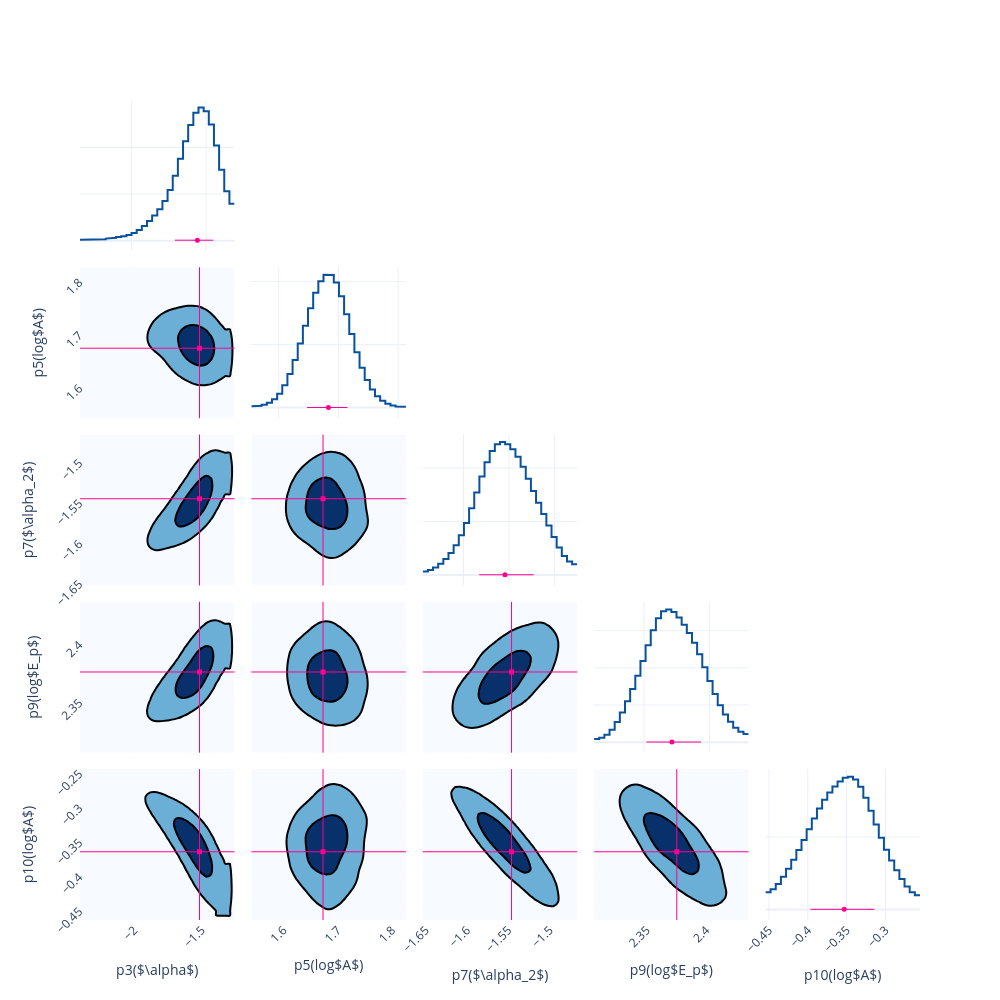

The notebook cell this image was saved under:
### Code cell
fig = Plot.post_corner(post, ploter='plotly')
fig.save(f'{savepath}/corner')

### Figure 1 — Plotly figure (JSON) as saved in the notebook; plotly's stock layout.template omitted (floating-point values rounded to 4 significant figures; data arrays with more than 128 entries replaced by an {"elided": "..."} marker saying what was removed)
{"data": [{"line": {"color": "#08519c", "width": 2}, "mode": "lines", "name": "p3($\\alpha$)", "showlegend": false, "type": "scatter", "x": [-2.348, -2.313, -2.313, -2.278, -2.278, -2.244, -2.244, -2.209, -2.209, -2.174, -2.174, -2.14, -2.14, -2.105, -2.105, -2.07, -2.07, -2.036, -2.036, -2.001, -2.001, -1.966, -1.966, -1.932, -1.932, -1.897, -1.897, -1.862, -1.862, -1.828, -1.828, -1.793, -1.793, -1.758, -1.758, -1.724, -1.724, -1.689, -1.689, -1.654, -1.654, -1.62, -1.62, -1.585, -1.585, -1.55, -1.55, -1.516, -1.516, -1.481, -1.481, -1.446, -1.446, -1.412, -1.412, -1.377, -1.377, -1.342, -1.342, -1.308], "xaxis": "x", "y": [0.01817, 0.01817, 0.01775, 0.01775, 0.01864, 0.01864, 0.02299, 0.02299, 0.03196, 0.03196, 0.04503, 0.04503, 0.06037, 0.06037, 0.07648, 0.07648, 0.09484, 0.09484, 0.1213, 0.1213, 0.1642, 0.1642, 0.2297, 0.2297, 0.3175, 0.3175, 0.4219, 0.4219, 0.5388, 0.5388, 0.6751, 0.6751, 0.8503, 0.8503, 1.087, 1.087, 1.394, 1.394, 1.755, 1.755, 2.135, 2.135, 2.483, 2.483, 2.742, 2.742, 2.856, 2.856, 2.779, 2.779, 2.494, 2.494, 2.042, 2.042, 1.52, 1.52, 1.061, 1.061, 0.7929, 0.7929], "yaxis": "y"}, {"line": {"color": "#08519c", "width": 2}, "mode": "lines", "name": "p5(log$A$)", "showlegend": false, "type": "scatter", "x": [1.554, 1.563, 1.563, 1.571, 1.571, 1.58, 1.58, 1.589, 1.589, 1.597, 1.597, 1.606, 1.606, 1.614, 1.614, 1.623, 1.623, 1.632, 1.632, 1.64, 1.64, 1.649, 1.649, 1.658, 1.658, 1.666, 1.666, 1.675, 1.675, 1.684, 1.684, 1.692, 1.692, 1.701, 1.701, 1.709, 1.709, 1.718, 1.718, 1.727, 1.727, 1.735, 1.735, 1.744, 1.744, 1.753, 1.753, 1.761, 1.761, 1.77, 1.77, 1.778, 1.778, 1.787, 1.787, 1.796, 1.796, 1.804, 1.804, 1.813], "xaxis": "x7", "y": [0.112, 0.112, 0.1483, 0.1483, 0.2325, 0.2325, 0.3905, 0.3905, 0.6655, 0.6655, 1.11, 1.11, 1.771, 1.771, 2.667, 2.667, 3.787, 3.787, 5.089, 5.089, 6.492, 6.492, 7.881, 7.881, 9.111, 9.111, 10.04, 10.04, 10.54, 10.54, 10.52, 10.52, 9.936, 9.936, 8.844, 8.844, 7.405, 7.405, 5.849, 5.849, 4.39, 4.39, 3.158, 3.158, 2.184, 2.184, 1.447, 1.447, 0.9109, 0.9109, 0.54, 0.54, 0.3007, 0.3007, 0.1602, 0.1602, 0.08811, 0.08811, 0.05959, 0.05959], "yaxis": "y7"}, {"colorscale": [[0, "rgb(247,251,255)"], [0.125, "rgb(222,235,247)"], [0.25, "rgb(198,219,239)"], [0.375, "rgb(158,202,225)"], [0.5, "rgb(107,174,214)"], [0.625, "rgb(66,146,198)"], [0.75, "rgb(33,113,181)"], [0.875, "rgb(8,81,156)"], [1, "rgb(8,48,107)"]], "contours": {"end": 0.005633, "size": 0.004411, "start": 0.001222}, "line": {"width": 2}, "name": "p3($\\alpha$)&p5(log$A$)", "ncontours": 2, "showlegend": false, "showscale": false, "type": "contour", "x": [-2.4, -2.365, -2.33, -2.296, -2.261, -2.226, -2.192, -2.157, -2.122, -2.088, -2.053, -2.018, -1.984, -1.949, -1.914, -1.88, -1.845, -1.81, -1.776, -1.741, -1.706, -1.672, -1.637, -1.602, -1.568, -1.533, -1.498, -1.464, -1.429, -1.394, -1.36, -1.325, -1.29, -1.256], "xaxis": "x6", "y": [1.541, 1.55, 1.558, 1.567, 1.576, 1.584, 1.593, 1.602, 1.61, 1.619, 1.627, 1.636, 1.645, 1.653, 1.662, 1.671, 1.679, 1.688, 1.696, 1.705, 1.714, 1.722, 1.731, 1.74, 1.748, 1.757, 1.766, 1.774, 1.783, 1.791, 1.8, 1.809, 1.817, 1.826], "yaxis": "y6", "z": {"elided": "34x34 float values"}}, {"line": {"color": "#08519c", "width": 2}, "mode": "lines", "name": "p7($\\alpha_2$)", "showlegend": false, "type": "scatter", "x": [-1.645, -1.639, -1.639, -1.634, -1.634, -1.628, -1.628, -1.622, -1.622, -1.617, -1.617, -1.611, -1.611, -1.605, -1.605, -1.6, -1.6, -1.594, -1.594, -1.588, -1.588, -1.583, -1.583, -1.577, -1.577, -1.571, -1.571, -1.566, -1.566, -1.56, -1.56, -1.554, -1.554, -1.549, -1.549, -1.543, -1.543, -1.537, -1.537, -1.532, -1.532, -1.526, -1.526, -1.52, -1.52, -1.515, -1.515, -1.509, -1.509, -1.503, -1.503, -1.498, -1.498, -1.492, -1.492, -1.486, -1.486, -1.481, -1.481, -1.475], "xaxis": "x13", "y": [0.3202, 0.3202, 0.4452, 0.4452, 0.688, 0.688, 1.037, 1.037, 1.488, 1.488, 2.055, 2.055, 2.777, 2.777, 3.703, 3.703, 4.863, 4.863, 6.232, 6.232, 7.722, 7.722, 9.205, 9.205, 10.54, 10.54, 11.6, 11.6, 12.24, 12.24, 12.43, 12.43, 12.24, 12.24, 11.77, 11.77, 11.06, 11.06, 10.12, 10.12, 9.003, 9.003, 7.847, 7.847, 6.751, 6.751, 5.7, 5.7, 4.631, 4.631, 3.552, 3.552, 2.562, 2.562, 1.776, 1.776, 1.251, 1.251, 0.9942, 0.9942], "yaxis": "y13"}, {"colorscale": [[0, "rgb(247,251,255)"], [0.125, "rgb(222,235,247)"], [0.25, "rgb(198,219,239)"], [0.375, "rgb(158,202,225)"], [0.5, "rgb(107,174,214)"], [0.625, "rgb(66,146,198)"], [0.75, "rgb(33,113,181)"], [0.875, "rgb(8,81,156)"], [1, "rgb(8,48,107)"]], "contours": {"end": 0.006128, "size": 0.004644, "start": 0.001483}, "line": {"width": 2}, "name": "p3($\\alpha$)&p7($\\alpha_2$)", "ncontours": 2, "showlegend": false, "showscale": false, "type": "contour", "x": [-2.4, -2.365, -2.33, -2.296, -2.261, -2.226, -2.192, -2.157, -2.122, -2.088, -2.053, -2.018, -1.984, -1.949, -1.914, -1.88, -1.845, -1.81, -1.776, -1.741, -1.706, -1.672, -1.637, -1.602, -1.568, -1.533, -1.498, -1.464, -1.429, -1.394, -1.36, -1.325, -1.29, -1.256], "xaxis": "x11", "y": [-1.653, -1.648, -1.642, -1.636, -1.631, -1.625, -1.619, -1.614, -1.608, -1.602, -1.597, -1.591, -1.585, -1.58, -1.574, -1.568, -1.563, -1.557, -1.551, -1.546, -1.54, -1.534, -1.529, -1.523, -1.517, -1.512, -1.506, -1.5, -1.495, -1.489, -1.483, -1.478, -1.472, -1.466], "yaxis": "y11", "z": {"elided": "34x34 float values"}}, {"colorscale": [[0, "rgb(247,251,255)"], [0.125, "rgb(222,235,247)"], [0.25, "rgb(198,219,239)"], [0.375, "rgb(158,202,225)"], [0.5, "rgb(107,174,214)"], [0.625, "rgb(66,146,198)"], [0.75, "rgb(33,113,181)"], [0.875, "rgb(8,81,156)"], [1, "rgb(8,48,107)"]], "contours": {"end": 0.003939, "size": 0.002994, "start": 0.000945}, "line": {"width": 2}, "name": "p5(log$A$)&p7($\\alpha_2$)", "ncontours": 2, "showlegend": false, "showscale": false, "type": "contour", "x": [1.541, 1.55, 1.558, 1.567, 1.576, 1.584, 1.593, 1.602, 1.61, 1.619, 1.627, 1.636, 1.645, 1.653, 1.662, 1.671, 1.679, 1.688, 1.696, 1.705, 1.714, 1.722, 1.731, 1.74, 1.748, 1.757, 1.766, 1.774, 1.783, 1.791, 1.8, 1.809, 1.817, 1.826], "xaxis": "x12", "y": [-1.653, -1.648, -1.642, -1.636, -1.631, -1.625, -1.619, -1.614, -1.608, -1.602, -1.597, -1.591, -1.585, -1.58, -1.574, -1.568, -1.563, -1.557, -1.551, -1.546, -1.54, -1.534, -1.529, -1.523, -1.517, -1.512, -1.506, -1.5, -1.495, -1.489, -1.483, -1.478, -1.472, -1.466], "yaxis": "y12", "z": {"elided": "34x34 float values"}}, {"line": {"color": "#08519c", "width": 2}, "mode": "lines", "name": "p9(log$E_p$)", "showlegend": false, "type": "scatter", "x": [2.312, 2.316, 2.316, 2.32, 2.32, 2.324, 2.324, 2.327, 2.327, 2.331, 2.331, 2.335, 2.335, 2.339, 2.339, 2.343, 2.343, 2.347, 2.347, 2.351, 2.351, 2.355, 2.355, 2.359, 2.359, 2.363, 2.363, 2.367, 2.367, 2.371, 2.371, 2.375, 2.375, 2.379, 2.379, 2.383, 2.383, 2.387, 2.387, 2.391, 2.391, 2.395, 2.395, 2.398, 2.398, 2.402, 2.402, 2.406, 2.406, 2.41, 2.41, 2.414, 2.414, 2.418, 2.418, 2.422, 2.422, 2.426, 2.426, 2.43], "xaxis": "x19", "y": [0.4178, 0.4178, 0.5847, 0.5847, 0.978, 0.978, 1.673, 1.673, 2.695, 2.695, 3.996, 3.996, 5.493, 5.493, 7.141, 7.141, 8.947, 8.947, 10.93, 10.93, 13.03, 13.03, 15.04, 15.04, 16.67, 16.67, 17.63, 17.63, 17.86, 17.86, 17.51, 17.51, 16.77, 16.77, 15.8, 15.8, 14.67, 14.67, 13.36, 13.36, 11.82, 11.82, 10.08, 10.08, 8.239, 8.239, 6.486, 6.486, 4.968, 4.968, 3.726, 3.726, 2.725, 2.725, 1.941, 1.941, 1.39, 1.39, 1.104, 1.104], "yaxis": "y19"}, {"colorscale": [[0, "rgb(247,251,255)"], [0.125, "rgb(222,235,247)"], [0.25, "rgb(198,219,239)"], [0.375, "rgb(158,202,225)"], [0.5, "rgb(107,174,214)"], [0.625, "rgb(66,146,198)"], [0.75, "rgb(33,113,181)"], [0.875, "rgb(8,81,156)"], [1, "rgb(8,48,107)"]], "contours": {"end": 0.005738, "size": 0.004365, "start": 0.001374}, "line": {"width": 2}, "name": "p3($\\alpha$)&p9(log$E_p$)", "ncontours": 2, "showlegend": false, "showscale": false, "type": "contour", "x": [-2.4, -2.365, -2.33, -2.296, -2.261, -2.226, -2.192, -2.157, -2.122, -2.088, -2.053, -2.018, -1.984, -1.949, -1.914, -1.88, -1.845, -1.81, -1.776, -1.741, -1.706, -1.672, -1.637, -1.602, -1.568, -1.533, -1.498, -1.464, -1.429, -1.394, -1.36, -1.325, -1.29, -1.256], "xaxis": "x16", "y": [2.306, 2.31, 2.314, 2.318, 2.322, 2.326, 2.329, 2.333, 2.337, 2.341, 2.345, 2.349, 2.353, 2.357, 2.361, 2.365, 2.369, 2.373, 2.377, 2.381, 2.385, 2.389, 2.393, 2.396, 2.4, 2.404, 2.408, 2.412, 2.416, 2.42, 2.424, 2.428, 2.432, 2.436], "yaxis": "y16", "z": {"elided": "34x34 float values"}}, {"colorscale": [[0, "rgb(247,251,255)"], [0.125, "rgb(222,235,247)"], [0.25, "rgb(198,219,239)"], [0.375, "rgb(158,202,225)"], [0.5, "rgb(107,174,214)"], [0.625, "rgb(66,146,198)"], [0.75, "rgb(33,113,181)"], [0.875, "rgb(8,81,156)"], [1, "rgb(8,48,107)"]], "contours": {"end": 0.003992, "size": 0.003021, "start": 0.0009718}, "line": {"width": 2}, "name": "p5(log$A$)&p9(log$E_p$)", "ncontours": 2, "showlegend": false, "showscale": false, "type": "contour", "x": [1.541, 1.55, 1.558, 1.567, 1.576, 1.584, 1.593, 1.602, 1.61, 1.619, 1.627, 1.636, 1.645, 1.653, 1.662, 1.671, 1.679, 1.688, 1.696, 1.705, 1.714, 1.722, 1.731, 1.74, 1.748, 1.757, 1.766, 1.774, 1.783, 1.791, 1.8, 1.809, 1.817, 1.826], "xaxis": "x17", "y": [2.306, 2.31, 2.314, 2.318, 2.322, 2.326, 2.329, 2.333, 2.337, 2.341, 2.345, 2.349, 2.353, 2.357, 2.361, 2.365, 2.369, 2.373, 2.377, 2.381, 2.385, 2.389, 2.393, 2.396, 2.4, 2.404, 2.408, 2.412, 2.416, 2.42, 2.424, 2.428, 2.432, 2.436], "yaxis": "y17", "z": {"elided": "34x34 float values"}}, {"colorscale": [[0, "rgb(247,251,255)"], [0.125, "rgb(222,235,247)"], [0.25, "rgb(198,219,239)"], [0.375, "rgb(158,202,225)"], [0.5, "rgb(107,174,214)"], [0.625, "rgb(66,146,198)"], [0.75, "rgb(33,113,181)"], [0.875, "rgb(8,81,156)"], [1, "rgb(8,48,107)"]], "contours": {"end": 0.003907, "size": 0.002984, "start": 0.0009228}, "line": {"width": 2}, "name": "p7($\\alpha_2$)&p9(log$E_p$)", "ncontours": 2, "showlegend": false, "showscale": false, "type": "contour", "x": [-1.653, -1.648, -1.642, -1.636, -1.631, -1.625, -1.619, -1.614, -1.608, -1.602, -1.597, -1.591, -1.585, -1.58, -1.574, -1.568, -1.563, -1.557, -1.551, -1.546, -1.54, -1.534, -1.529, -1.523, -1.517, -1.512, -1.506, -1.5, -1.495, -1.489, -1.483, -1.478, -1.472, -1.466], "xaxis": "x18", "y": [2.306, 2.31, 2.314, 2.318, 2.322, 2.326, 2.329, 2.333, 2.337, 2.341, 2.345, 2.349, 2.353, 2.357, 2.361, 2.365, 2.369, 2.373, 2.377, 2.381, 2.385, 2.389, 2.393, 2.396, 2.4, 2.404, 2.408, 2.412, 2.416, 2.42, 2.424, 2.428, 2.432, 2.436], "yaxis": "y18", "z": {"elided": "34x34 float values"}}, {"line": {"color": "#08519c", "width": 2}, "mode": "lines", "name": "p10(log$A$)", "showlegend": false, "type": "scatter", "x": [-0.4546, -0.4479, -0.4479, -0.4413, -0.4413, -0.4346, -0.4346, -0.428, -0.428, -0.4214, -0.4214, -0.4147, -0.4147, -0.4081, -0.4081, -0.4014, -0.4014, -0.3948, -0.3948, -0.3881, -0.3881, -0.3815, -0.3815, -0.3749, -0.3749, -0.3682, -0.3682, -0.3616, -0.3616, -0.3549, -0.3549, -0.3483, -0.3483, -0.3416, -0.3416, -0.335, -0.335, -0.3284, -0.3284, -0.3217, -0.3217, -0.3151, -0.3151, -0.3084, -0.3084, -0.3018, -0.3018, -0.2951, -0.2951, -0.2885, -0.2885, -0.2819, -0.2819, -0.2752, -0.2752, -0.2686, -0.2686, -0.2619, -0.2619, -0.2553], "xaxis": "x25", "y": [1.181, 1.181, 1.389, 1.389, 1.764, 1.764, 2.253, 2.253, 2.817, 2.817, 3.435, 3.435, 4.097, 4.097, 4.8, 4.8, 5.536, 5.536, 6.277, 6.277, 6.972, 6.972, 7.572, 7.572, 8.065, 8.065, 8.478, 8.478, 8.831, 8.831, 9.091, 9.091, 9.164, 9.164, 8.963, 8.963, 8.461, 8.461, 7.711, 7.711, 6.811, 6.811, 5.861, 5.861, 4.944, 4.944, 4.113, 4.113, 3.376, 3.376, 2.712, 2.712, 2.106, 2.106, 1.582, 1.582, 1.191, 1.191, 0.9832, 0.9832], "yaxis": "y25"}, {"colorscale": [[0, "rgb(247,251,255)"], [0.125, "rgb(222,235,247)"], [0.25, "rgb(198,219,239)"], [0.375, "rgb(158,202,225)"], [0.5, "rgb(107,174,214)"], [0.625, "rgb(66,146,198)"], [0.75, "rgb(33,113,181)"], [0.875, "rgb(8,81,156)"], [1, "rgb(8,48,107)"]], "contours": {"end": 0.005866, "size": 0.004303, "start": 0.001563}, "line": {"width": 2}, "name": "p3($\\alpha$)&p10(log$A$)", "ncontours": 2, "showlegend": false, "showscale": false, "type": "contour", "x": [-2.4, -2.365, -2.33, -2.296, -2.261, -2.226, -2.192, -2.157, -2.122, -2.088, -2.053, -2.018, -1.984, -1.949, -1.914, -1.88, -1.845, -1.81, -1.776, -1.741, -1.706, -1.672, -1.637, -1.602, -1.568, -1.533, -1.498, -1.464, -1.429, -1.394, -1.36, -1.325, -1.29, -1.256], "xaxis": "x21", "y": [-0.4645, -0.4579, -0.4512, -0.4446, -0.438, -0.4313, -0.4247, -0.418, -0.4114, -0.4047, -0.3981, -0.3915, -0.3848, -0.3782, -0.3715, -0.3649, -0.3582, -0.3516, -0.345, -0.3383, -0.3317, -0.325, -0.3184, -0.3117, -0.3051, -0.2985, -0.2918, -0.2852, -0.2785, -0.2719, -0.2652, -0.2586, -0.252, -0.2453], "yaxis": "y21", "z": {"elided": "34x34 float values"}}, {"colorscale": [[0, "rgb(247,251,255)"], [0.125, "rgb(222,235,247)"], [0.25, "rgb(198,219,239)"], [0.375, "rgb(158,202,225)"], [0.5, "rgb(107,174,214)"], [0.625, "rgb(66,146,198)"], [0.75, "rgb(33,113,181)"], [0.875, "rgb(8,81,156)"], [1, "rgb(8,48,107)"]], "contours": {"end": 0.003423, "size": 0.002526, "start": 0.0008973}, "line": {"width": 2}, "name": "p5(log$A$)&p10(log$A$)", "ncontours": 2, "showlegend": false, "showscale": false, "type": "contour", "x": [1.541, 1.55, 1.558, 1.567, 1.576, 1.584, 1.593, 1.602, 1.61, 1.619, 1.627, 1.636, 1.645, 1.653, 1.662, 1.671, 1.679, 1.688, 1.696, 1.705, 1.714, 1.722, 1.731, 1.74, 1.748, 1.757, 1.766, 1.774, 1.783, 1.791, 1.8, 1.809, 1.817, 1.826], "xaxis": "x22", "y": [-0.4645, -0.4579, -0.4512, -0.4446, -0.438, -0.4313, -0.4247, -0.418, -0.4114, -0.4047, -0.3981, -0.3915, -0.3848, -0.3782, -0.3715, -0.3649, -0.3582, -0.3516, -0.345, -0.3383, -0.3317, -0.325, -0.3184, -0.3117, -0.3051, -0.2985, -0.2918, -0.2852, -0.2785, -0.2719, -0.2652, -0.2586, -0.252, -0.2453], "yaxis": "y22", "z": {"elided": "34x34 float values"}}, {"colorscale": [[0, "rgb(247,251,255)"], [0.125, "rgb(222,235,247)"], [0.25, "rgb(198,219,239)"], [0.375, "rgb(158,202,225)"], [0.5, "rgb(107,174,214)"], [0.625, "rgb(66,146,198)"], [0.75, "rgb(33,113,181)"], [0.875, "rgb(8,81,156)"], [1, "rgb(8,48,107)"]], "contours": {"end": 0.005138, "size": 0.003847, "start": 0.001291}, "line": {"width": 2}, "name": "p7($\\alpha_2$)&p10(log$A$)", "ncontours": 2, "showlegend": false, "showscale": false, "type": "contour", "x": [-1.653, -1.648, -1.642, -1.636, -1.631, -1.625, -1.619, -1.614, -1.608, -1.602, -1.597, -1.591, -1.585, -1.58, -1.574, -1.568, -1.563, -1.557, -1.551, -1.546, -1.54, -1.534, -1.529, -1.523, -1.517, -1.512, -1.506, -1.5, -1.495, -1.489, -1.483, -1.478, -1.472, -1.466], "xaxis": "x23", "y": [-0.4645, -0.4579, -0.4512, -0.4446, -0.438, -0.4313, -0.4247, -0.418, -0.4114, -0.4047, -0.3981, -0.3915, -0.3848, -0.3782, -0.3715, -0.3649, -0.3582, -0.3516, -0.345, -0.3383, -0.3317, -0.325, -0.3184, -0.3117, -0.3051, -0.2985, -0.2918, -0.2852, -0.2785, -0.2719, -0.2652, -0.2586, -0.252, -0.2453], "yaxis": "y23", "z": {"elided": "34x34 float values"}}, {"colorscale": [[0, "rgb(247,251,255)"], [0.125, "rgb(222,235,247)"], [0.25, "rgb(198,219,239)"], [0.375, "rgb(158,202,225)"], [0.5, "rgb(107,174,214)"], [0.625, "rgb(66,146,198)"], [0.75, "rgb(33,113,181)"], [0.875, "rgb(8,81,156)"], [1, "rgb(8,48,107)"]], "contours": {"end": 0.003835, "size": 0.002856, "start": 0.0009786}, "line": {"width": 2}, "name": "p9(log$E_p$)&p10(log$A$)", "ncontours": 2, "showlegend": false, "showscale": false, "type": "contour", "x": [2.306, 2.31, 2.314, 2.318, 2.322, 2.326, 2.329, 2.333, 2.337, 2.341, 2.345, 2.349, 2.353, 2.357, 2.361, 2.365, 2.369, 2.373, 2.377, 2.381, 2.385, 2.389, 2.393, 2.396, 2.4, 2.404, 2.408, 2.412, 2.416, 2.42, 2.424, 2.428, 2.432, 2.436], "xaxis": "x24", "y": [-0.4645, -0.4579, -0.4512, -0.4446, -0.438, -0.4313, -0.4247, -0.418, -0.4114, -0.4047, -0.3981, -0.3915, -0.3848, -0.3782, -0.3715, -0.3649, -0.3582, -0.3516, -0.345, -0.3383, -0.3317, -0.325, -0.3184, -0.3117, -0.3051, -0.2985, -0.2918, -0.2852, -0.2785, -0.2719, -0.2652, -0.2586, -0.252, -0.2453], "yaxis": "y24", "z": {"elided": "34x34 float values"}}, {"error_x": {"array": [0.1077], "arrayminus": [0.1513], "color": "#FF0092", "symmetric": false, "thickness": 1, "type": "data", "width": 0}, "marker": {"color": "#FF0092", "size": 5, "symbol": "circle"}, "mode": "markers", "name": "p3($\\alpha$)", "showlegend": false, "type": "scatter", "x": [-1.558], "xaxis": "x", "y": [0.01], "yaxis": "y"}, {"error_x": {"array": [0.03192], "arrayminus": [0.03571], "color": "#FF0092", "symmetric": false, "thickness": 1, "type": "data", "width": 0}, "marker": {"color": "#FF0092", "size": 5, "symbol": "circle"}, "mode": "markers", "name": "p5(log$A$)", "showlegend": false, "type": "scatter", "x": [1.683], "xaxis": "x7", "y": [0.01], "yaxis": "y7"}, {"error_x": {"array": [0.0317], "arrayminus": [0.02821], "color": "#FF0092", "symmetric": false, "thickness": 1, "type": "data", "width": 0}, "marker": {"color": "#FF0092", "size": 5, "symbol": "circle"}, "mode": "markers", "name": "p7($\\alpha_2$)", "showlegend": false, "type": "scatter", "x": [-1.554], "xaxis": "x13", "y": [0.01], "yaxis": "y13"}, {"error_x": {"array": [0.02228], "arrayminus": [0.01957], "color": "#FF0092", "symmetric": false, "thickness": 1, "type": "data", "width": 0}, "marker": {"color": "#FF0092", "size": 5, "symbol": "circle"}, "mode": "markers", "name": "p9(log$E_p$)", "showlegend": false, "type": "scatter", "x": [2.371], "xaxis": "x19", "y": [0.01], "yaxis": "y19"}, {"error_x": {"array": [0.03902], "arrayminus": [0.04351], "color": "#FF0092", "symmetric": false, "thickness": 1, "type": "data", "width": 0}, "marker": {"color": "#FF0092", "size": 5, "symbol": "circle"}, "mode": "markers", "name": "p10(log$A$)", "showlegend": false, "type": "scatter", "x": [-0.353], "xaxis": "x25", "y": [0.01], "yaxis": "y25"}, {"marker": {"color": "#FF0092", "size": 5, "symbol": "square"}, "mode": "markers", "name": "p3($\\alpha$)&p5(log$A$)", "showlegend": false, "type": "scatter", "x": [-1.515], "xaxis": "x6", "y": [1.673], "yaxis": "y6"}, {"marker": {"color": "#FF0092", "size": 5, "symbol": "square"}, "mode": "markers", "name": "p3($\\alpha$)&p7($\\alpha_2$)", "showlegend": false, "type": "scatter", "x": [-1.515], "xaxis": "x11", "y": [-1.546], "yaxis": "y11"}, {"marker": {"color": "#FF0092", "size": 5, "symbol": "square"}, "mode": "markers", "name": "p5(log$A$)&p7($\\alpha_2$)", "showlegend": false, "type": "scatter", "x": [1.673], "xaxis": "x12", "y": [-1.546], "yaxis": "y12"}, {"marker": {"color": "#FF0092", "size": 5, "symbol": "square"}, "mode": "markers", "name": "p3($\\alpha$)&p9(log$E_p$)", "showlegend": false, "type": "scatter", "x": [-1.515], "xaxis": "x16", "y": [2.375], "yaxis": "y16"}, {"marker": {"color": "#FF0092", "size": 5, "symbol": "square"}, "mode": "markers", "name": "p5(log$A$)&p9(log$E_p$)", "showlegend": false, "type": "scatter", "x": [1.673], "xaxis": "x17", "y": [2.375], "yaxis": "y17"}, {"marker": {"color": "#FF0092", "size": 5, "symbol": "square"}, "mode": "markers", "name": "p7($\\alpha_2$)&p9(log$E_p$)", "showlegend": false, "type": "scatter", "x": [-1.546], "xaxis": "x18", "y": [2.375], "yaxis": "y18"}, {"marker": {"color": "#FF0092", "size": 5, "symbol": "square"}, "mode": "markers", "name": "p3($\\alpha$)&p10(log$A$)", "showlegend": false, "type": "scatter", "x": [-1.515], "xaxis": "x21", "y": [-0.3654], "yaxis": "y21"}, {"marker": {"color": "#FF0092", "size": 5, "symbol": "square"}, "mode": "markers", "name": "p5(log$A$)&p10(log$A$)", "showlegend": false, "type": "scatter", "x": [1.673], "xaxis": "x22", "y": [-0.3654], "yaxis": "y22"}, {"marker": {"color": "#FF0092", "size": 5, "symbol": "square"}, "mode": "markers", "name": "p7($\\alpha_2$)&p10(log$A$)", "showlegend": false, "type": "scatter", "x": [-1.546], "xaxis": "x23", "y": [-0.3654], "yaxis": "y23"}, {"marker": {"color": "#FF0092", "size": 5, "symbol": "square"}, "mode": "markers", "name": "p9(log$E_p$)&p10(log$A$)", "showlegend": false, "type": "scatter", "x": [2.375], "xaxis": "x24", "y": [-0.3654], "yaxis": "y24"}], "layout": {"height": 1000, "shapes": [{"line": {"color": "#FF0092", "width": 1}, "type": "line", "x0": -1.515, "x1": -1.515, "xref": "x6", "y0": 0, "y1": 1, "yref": "y6 domain"}, {"line": {"color": "#FF0092", "width": 1}, "type": "line", "x0": 0, "x1": 1, "xref": "x6 domain", "y0": 1.673, "y1": 1.673, "yref": "y6"}, {"line": {"color": "#FF0092", "width": 1}, "type": "line", "x0": -1.515, "x1": -1.515, "xref": "x11", "y0": 0, "y1": 1, "yref": "y11 domain"}, {"line": {"color": "#FF0092", "width": 1}, "type": "line", "x0": 0, "x1": 1, "xref": "x11 domain", "y0": -1.546, "y1": -1.546, "yref": "y11"}, {"line": {"color": "#FF0092", "width": 1}, "type": "line", "x0": 1.673, "x1": 1.673, "xref": "x12", "y0": 0, "y1": 1, "yref": "y12 domain"}, {"line": {"color": "#FF0092", "width": 1}, "type": "line", "x0": 0, "x1": 1, "xref": "x12 domain", "y0": -1.546, "y1": -1.546, "yref": "y12"}, {"line": {"color": "#FF0092", "width": 1}, "type": "line", "x0": -1.515, "x1": -1.515, "xref": "x16", "y0": 0, "y1": 1, "yref": "y16 domain"}, {"line": {"color": "#FF0092", "width": 1}, "type": "line", "x0": 0, "x1": 1, "xref": "x16 domain", "y0": 2.375, "y1": 2.375, "yref": "y16"}, {"line": {"color": "#FF0092", "width": 1}, "type": "line", "x0": 1.673, "x1": 1.673, "xref": "x17", "y0": 0, "y1": 1, "yref": "y17 domain"}, {"line": {"color": "#FF0092", "width": 1}, "type": "line", "x0": 0, "x1": 1, "xref": "x17 domain", "y0": 2.375, "y1": 2.375, "yref": "y17"}, {"line": {"color": "#FF0092", "width": 1}, "type": "line", "x0": -1.546, "x1": -1.546, "xref": "x18", "y0": 0, "y1": 1, "yref": "y18 domain"}, {"line": {"color": "#FF0092", "width": 1}, "type": "line", "x0": 0, "x1": 1, "xref": "x18 domain", "y0": 2.375, "y1": 2.375, "yref": "y18"}, {"line": {"color": "#FF0092", "width": 1}, "type": "line", "x0": -1.515, "x1": -1.515, "xref": "x21", "y0": 0, "y1": 1, "yref": "y21 domain"}, {"line": {"color": "#FF0092", "width": 1}, "type": "line", "x0": 0, "x1": 1, "xref": "x21 domain", "y0": -0.3654, "y1": -0.3654, "yref": "y21"}, {"line": {"color": "#FF0092", "width": 1}, "type": "line", "x0": 1.673, "x1": 1.673, "xref": "x22", "y0": 0, "y1": 1, "yref": "y22 domain"}, {"line": {"color": "#FF0092", "width": 1}, "type": "line", "x0": 0, "x1": 1, "xref": "x22 domain", "y0": -0.3654, "y1": -0.3654, "yref": "y22"}, {"line": {"color": "#FF0092", "width": 1}, "type": "line", "x0": -1.546, "x1": -1.546, "xref": "x23", "y0": 0, "y1": 1, "yref": "y23 domain"}, {"line": {"color": "#FF0092", "width": 1}, "type": "line", "x0": 0, "x1": 1, "xref": "x23 domain", "y0": -0.3654, "y1": -0.3654, "yref": "y23"}, {"line": {"color": "#FF0092", "width": 1}, "type": "line", "x0": 2.375, "x1": 2.375, "xref": "x24", "y0": 0, "y1": 1, "yref": "y24 domain"}, {"line": {"color": "#FF0092", "width": 1}, "type": "line", "x0": 0, "x1": 1, "xref": "x24 domain", "y0": -0.3654, "y1": -0.3654, "yref": "y24"}], "width": 1000, "xaxis": {"anchor": "y", "domain": [0, 0.184], "showticklabels": false, "tickangle": -45}, "xaxis10": {"anchor": "y10", "domain": [0.816, 1], "showticklabels": false, "tickangle": -45}, "xaxis11": {"anchor": "y11", "domain": [0, 0.184], "showticklabels": false, "tickangle": -45}, "xaxis12": {"anchor": "y12", "domain": [0.204, 0.388], "showticklabels": false, "tickangle": -45}, "xaxis13": {"anchor": "y13", "domain": [0.408, 0.592], "showticklabels": false, "tickangle": -45}, "xaxis14": {"anchor": "y14", "domain": [0.612, 0.796], "showticklabels": false, "tickangle": -45}, "xaxis15": {"anchor": "y15", "domain": [0.816, 1], "showticklabels": false, "tickangle": -45}, "xaxis16": {"anchor": "y16", "domain": [0, 0.184], "showticklabels": false, "tickangle": -45}, "xaxis17": {"anchor": "y17", "domain": [0.204, 0.388], "showticklabels": false, "tickangle": -45}, "xaxis18": {"anchor": "y18", "domain": [0.408, 0.592], "showticklabels": false, "tickangle": -45}, "xaxis19": {"anchor": "y19", "domain": [0.612, 0.796], "showticklabels": false, "tickangle": -45}, "xaxis2": {"anchor": "y2", "domain": [0.204, 0.388], "showticklabels": false, "tickangle": -45}, "xaxis20": {"anchor": "y20", "domain": [0.816, 1], "showticklabels": false, "tickangle": -45}, "xaxis21": {"anchor": "y21", "domain": [0, 0.184], "showticklabels": true, "tickangle": -45, "title": {"text": "p3($\\alpha$)"}}, "xaxis22": {"anchor": "y22", "domain": [0.204, 0.388], "showticklabels": true, "tickangle": -45, "title": {"text": "p5(log$A$)"}}, "xaxis23": {"anchor": "y23", "domain": [0.408, 0.592], "showticklabels": true, "tickangle": -45, "title": {"text": "p7($\\alpha_2$)"}}, "xaxis24": {"anchor": "y24", "domain": [0.612, 0.796], "showticklabels": true, "tickangle": -45, "title": {"text": "p9(log$E_p$)"}}, "xaxis25": {"anchor": "y25", "domain": [0.816, 1], "showticklabels": true, "tickangle": -45, "title": {"text": "p10(log$A$)"}}, "xaxis3": {"anchor": "y3", "domain": [0.408, 0.592], "showticklabels": false, "tickangle": -45}, "xaxis4": {"anchor": "y4", "domain": [0.612, 0.796], "showticklabels": false, "tickangle": -45}, "xaxis5": {"anchor": "y5", "domain": [0.816, 1], "showticklabels": false, "tickangle": -45}, "xaxis6": {"anchor": "y6", "domain": [0, 0.184], "showticklabels": false, "tickangle": -45}, "xaxis7": {"anchor": "y7", "domain": [0.204, 0.388], "showticklabels": false, "tickangle": -45}, "xaxis8": {"anchor": "y8", "domain": [0.408, 0.592], "showticklabels": false, "tickangle": -45}, "xaxis9": {"anchor": "y9", "domain": [0.612, 0.796], "showticklabels": false, "tickangle": -45}, "yaxis": {"anchor": "x", "domain": [0.816, 1], "showticklabels": false, "tickangle": -45}, "yaxis10": {"anchor": "x10", "domain": [0.612, 0.796], "showticklabels": false, "tickangle": -45}, "yaxis11": {"anchor": "x11", "domain": [0.408, 0.592], "showticklabels": true, "tickangle": -45, "title": {"text": "p7($\\alpha_2$)"}}, "yaxis12": {"anchor": "x12", "domain": [0.408, 0.592], "showticklabels": false, "tickangle": -45}, "yaxis13": {"anchor": "x13", "domain": [0.408, 0.592], "showticklabels": false, "tickangle": -45}, "yaxis14": {"anchor": "x14", "domain": [0.408, 0.592], "showticklabels": false, "tickangle": -45}, "yaxis15": {"anchor": "x15", "domain": [0.408, 0.592], "showticklabels": false, "tickangle": -45}, "yaxis16": {"anchor": "x16", "domain": [0.204, 0.388], "showticklabels": true, "tickangle": -45, "title": {"text": "p9(log$E_p$)"}}, "yaxis17": {"anchor": "x17", "domain": [0.204, 0.388], "showticklabels": false, "tickangle": -45}, "yaxis18": {"anchor": "x18", "domain": [0.204, 0.388], "showticklabels": false, "tickangle": -45}, "yaxis19": {"anchor": "x19", "domain": [0.204, 0.388], "showticklabels": false, "tickangle": -45}, "yaxis2": {"anchor": "x2", "domain": [0.816, 1], "showticklabels": false, "tickangle": -45}, "yaxis20": {"anchor": "x20", "domain": [0.204, 0.388], "showticklabels": false, "tickangle": -45}, "yaxis21": {"anchor": "x21", "domain": [0, 0.184], "showticklabels": true, "tickangle": -45, "title": {"text": "p10(log$A$)"}}, "yaxis22": {"anchor": "x22", "domain": [0, 0.184], "showticklabels": false, "tickangle": -45}, "yaxis23": {"anchor": "x23", "domain": [0, 0.184], "showticklabels": false, "tickangle": -45}, "yaxis24": {"anchor": "x24", "domain": [0, 0.184], "showticklabels": false, "tickangle": -45}, "yaxis25": {"anchor": "x25", "domain": [0, 0.184], "showticklabels": false, "tickangle": -45}, "yaxis3": {"anchor": "x3", "domain": [0.816, 1], "showticklabels": false, "tickangle": -45}, "yaxis4": {"anchor": "x4", "domain": [0.816, 1], "showticklabels": false, "tickangle": -45}, "yaxis5": {"anchor": "x5", "domain": [0.816, 1], "showticklabels": false, "tickangle": -45}, "yaxis6": {"anchor": "x6", "domain": [0.612, 0.796], "showticklabels": true, "tickangle": -45, "title": {"text": "p5(log$A$)"}}, "yaxis7": {"anchor": "x7", "domain": [0.612, 0.796], "showticklabels": false, "tickangle": -45}, "yaxis8": {"anchor": "x8", "domain": [0.612, 0.796], "showticklabels": false, "tickangle": -45}, "yaxis9": {"anchor": "x9", "domain": [0.612, 0.796], "showticklabels": false, "tickangle": -45}}}
